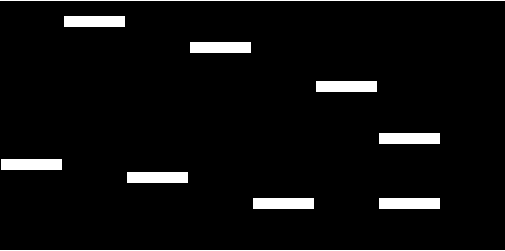
#> input picture practice/mask.png, 505 x 251 px
$ python practice_timing.py
#> lines starting #> are read from the running program, lines starting #| are printed output that depends on the picture
import time
import timeit
from tkinter.scrolledtext import example

from PIL import Image

mask = Image.open('mask.png')
#> mask is the input picture: PIL image 505x251 RGBA; mean R, G, B, A 12.8, 12.8, 12.8, 255
print(mask.size)
#| (505, 251)
mask =mask.resize((1055,559))
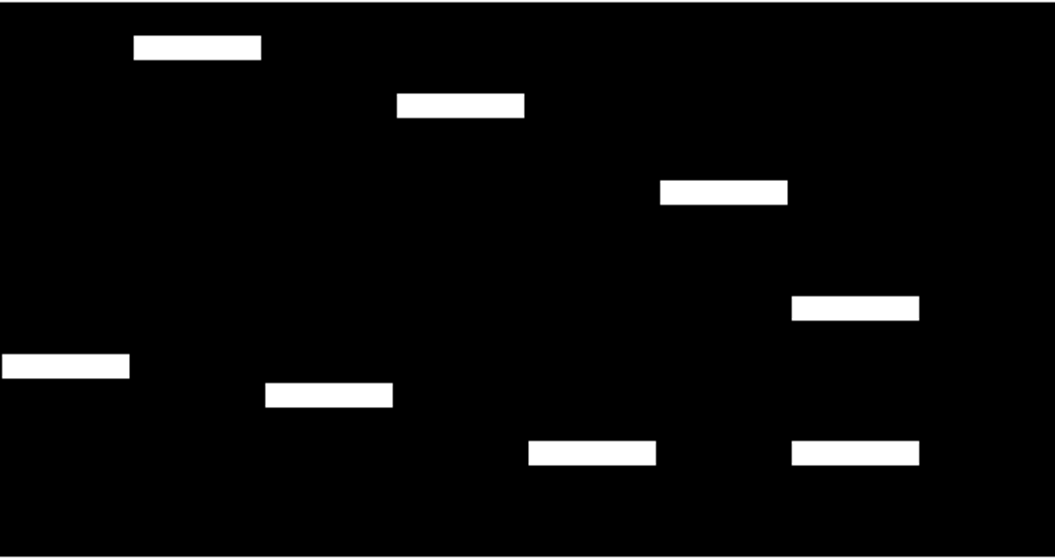
#> mask: PIL image 1055x559 RGBA; mean R, G, B, A 12.9, 12.9, 12.9, 255
mask.putalpha(200)
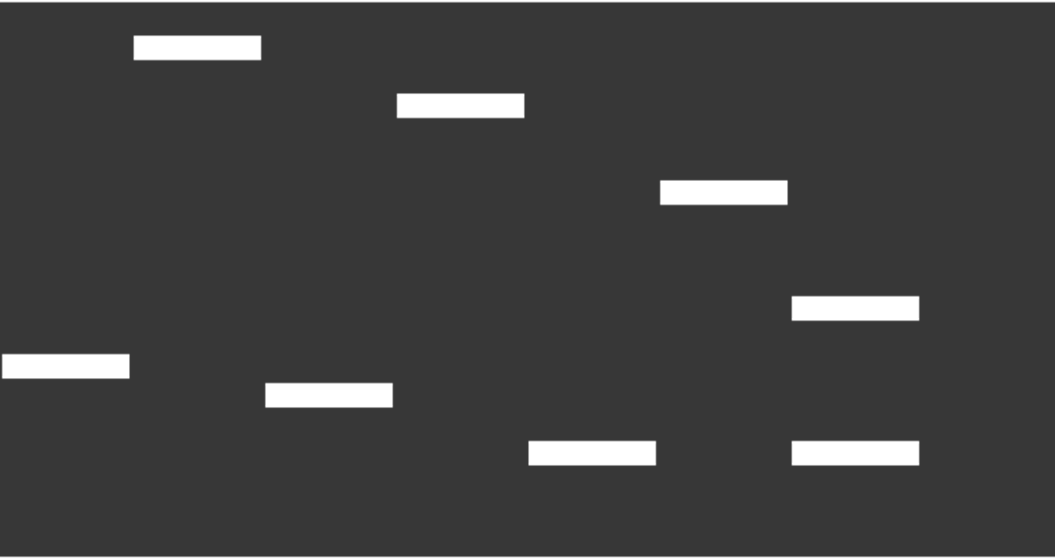
#> mask: PIL image 1055x559 RGBA; mean R, G, B, A 12.9, 12.9, 12.9, 200; transparent parts drawn white
print(mask.size)
#| (1055, 559)
mask.show()
matrix = Image.open('word_matrix.png')
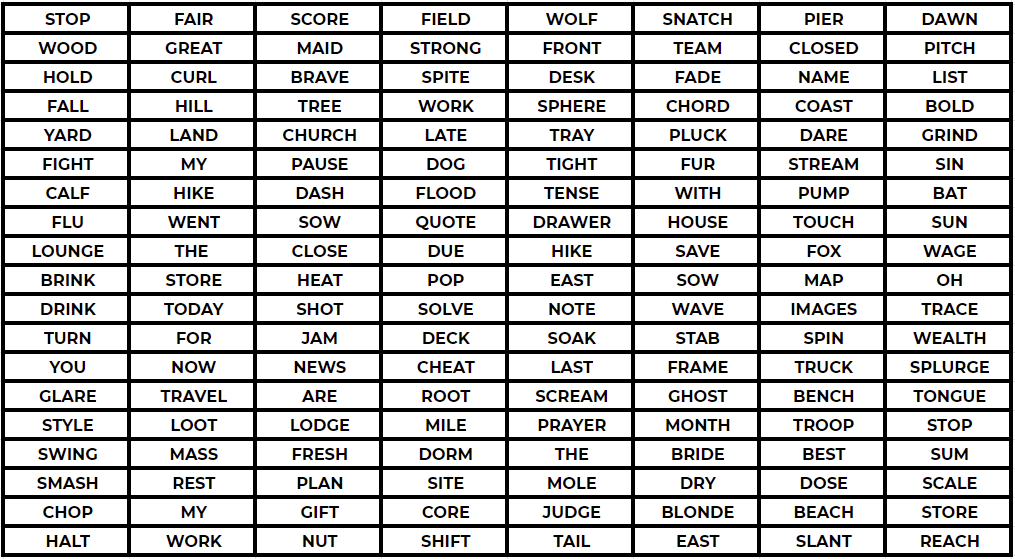
#> input picture practice/word_matrix.png, 1015 x 559 px
#> matrix is the input picture: PIL image 1015x559 RGBA; mean R, G, B, A 192.9, 192.7, 192.7, 255
print(matrix.size)
#| (1015, 559)
matrix.paste(mask,(0,0), mask)
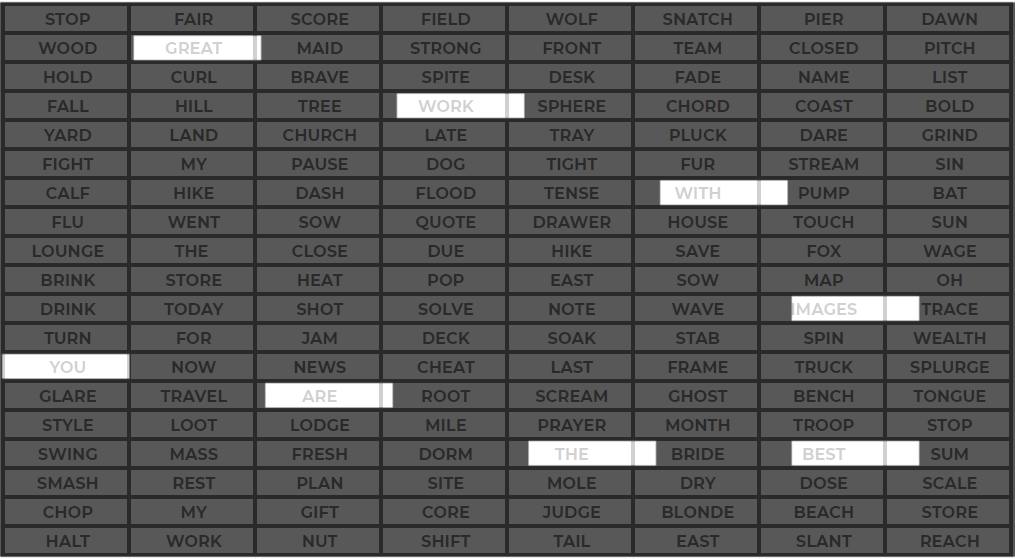
#> matrix: PIL image 1015x559 RGBA; mean R, G, B, A 52, 52, 52, 212; transparent parts drawn white
mask.show()
matrix.show()


def add_numbers(n):
    return sum([x for x in range(n)])

def add_numbers_other(n):
    s= 0
    for x in range(n):
        s = s+x
    return s


# [7 lines of commented-out code are left out]
